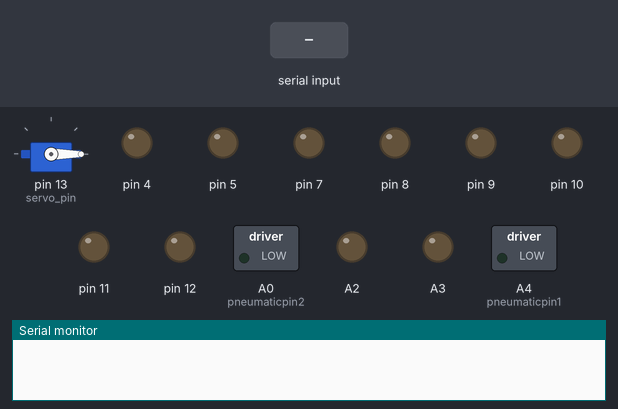
Bench run of a sketch on a simulated Arduino Uno, built with avr-gcc and run on an emulated ATmega328P. Parts: servo, switched loads named in the sketch (green lamp = pin HIGH), output pins drawn as LEDs (lit = HIGH), the last lines printed to the serial monitor. Inputs (shaded band) come from the test bench.

Above: at 1.2 s.
1.3 s: "h" received over Serial
At 3.2 s:
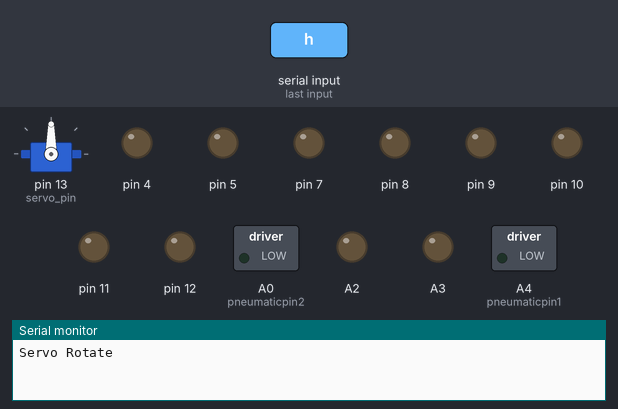
4.3 s: "r" received over Serial
At 7.2 s:
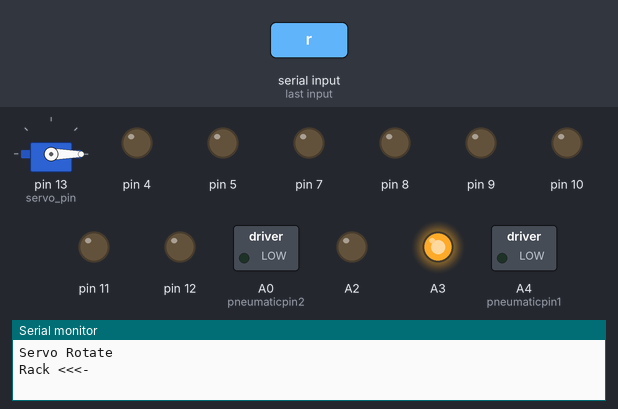
7.3 s: "w" received over Serial
At 9.5 s:
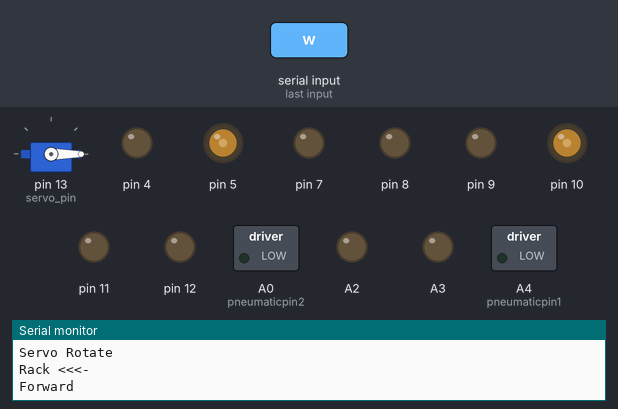
10.3 s: "s" received over Serial
At 12.2 s:
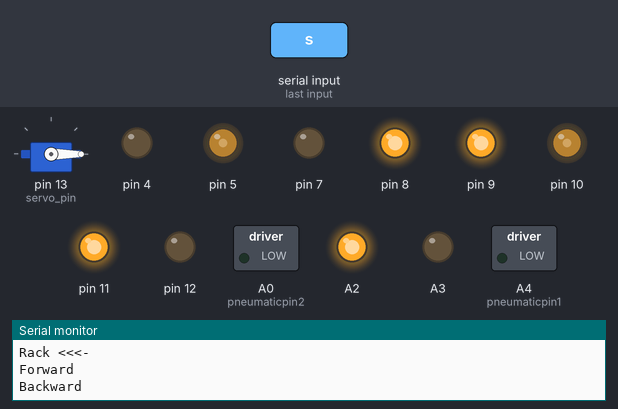
13.3 s: "a" received over Serial
At 14.7 s:
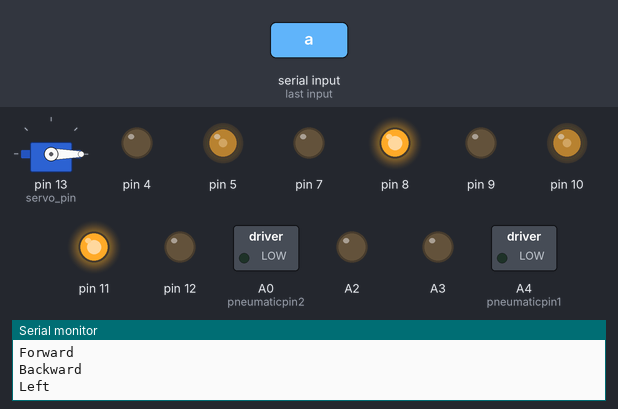
16.3 s: "d" received over Serial
At 17.0 s:
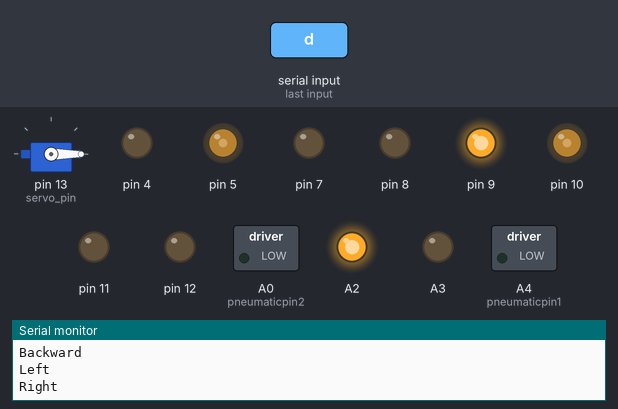
Timing chart, 0 to 19.8 s (numbered marks = the images above; inputs shaded):
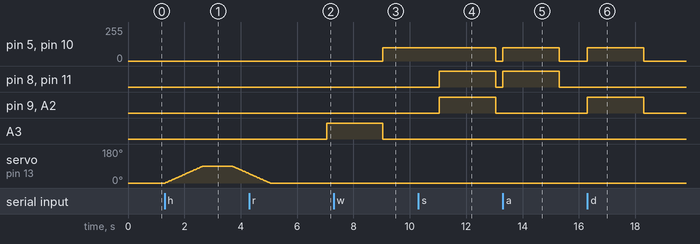

The sketch:

basegcb_test.ino
```cpp
#include<Servo.h>
//#include <SoftwareSerial.h>
Servo myservo;
int pwm1=4;                                                                          //PWM1 pin of cytron for the rack motor(Rack and Pinion
int dir1=A3;
int md1=A2;
int mp1=5;
int md2=8;
int mp2=7;
int md3=11;
int mp3=12;
int md4=9;
int mp4=10;
int servo_pin=13;
int servo_state=0;
int pos=0;
byte extenderstate=0;
int pneumaticpin1=A4;
int pneumaticpin2=A0;
void setup()
{
  // This baudrate must same with the jumper setting at PS2 shield
  Serial.begin(9600);
  myservo.attach(servo_pin);
  myservo.write(0);

  pinMode(pneumaticpin1,OUTPUT);
  pinMode(pneumaticpin2,OUTPUT);
  digitalWrite(pneumaticpin1,LOW);
  digitalWrite(pneumaticpin2,LOW);
//  pinMode(LEDPIN, OUTPUT);
//  digitalWrite(LEDPIN, LOW);
}
///////////////////////////////////////////////////////////////////////////////////////////////////////////////////////////////////////////////////////////
void loop()
{
  char input = 0;
  if(Serial.available())
  {
    input = Serial.read();
  }
  switch (input)
  {
    case 'f':
    Serial.println("Rack  ->>>");
      forward(dir1,pwm1);
      delay(2000);
      halt(dir1,pwm1);
      break;
    case 'r':
    Serial.println("Rack <<<-");
      backward(dir1,pwm1);
      delay(2000);
      halt(dir1,pwm1);
      break;
    case 'w':
    Serial.println("Forward");
      front();
      delay(2000);
      stopbase();
      break;
    case 's':
    Serial.println("Backward");
      back();
      delay(2000);
      stopbase();
      break;
    case 'a':
    Serial.println("Left");
      left();
      delay(2000);
      stopbase();
      break;
    case 'd':
    Serial.println("Right");
      right();
      delay(2000);
      stopbase();
      break;
    case'h':
    Serial.println("Servo Rotate");
      servomove();
      delay(2000);

  }
  input= 0;
}
/////////////////////////////////////////////////////////////////////////////////////////////////////////////////////////////////////////////////////////////
void forward(int dir,int pwm)                                                                           //This Function will tell the rack to move forward
{                                                            //Used to store the current position where the assembly is currently
  digitalWrite(dir,LOW);
  analogWrite(pwm,100);
}
///////////////////////////////////////////////////////////////////////////////////////////////////////////////////////////////////////////////////////////////
void halt(int dir,int pwm)
{
  digitalWrite(dir,LOW);
  analogWrite(pwm,0);
}
//////////////////////////////////////////////////////////////////////////////////////////////////////////////////////////////////////////////////////////////
void backward(int dir,int pwm)                                                                         //This function will tell the rack to move backward
{
  analogWrite(dir,255);
  analogWrite(pwm,100);
}
////////////////////////////////////////////////////////////////////////////////////////////////////////////////////////////////////////////////////////////////
void extend()
{
  digitalWrite(pneumaticpin1,LOW);
  digitalWrite(pneumaticpin2,HIGH);
  delay(1000);
  digitalWrite(pneumaticpin1,LOW);
  digitalWrite(pneumaticpin2,LOW);
  Serial.println("pneumaticpin2 High");
  extenderstate=1;
  Serial.flush();
}
////////////////////////////////////////////////////////////////////////////////////////////////////
void contract()
{
  digitalWrite(pneumaticpin1,HIGH);
  digitalWrite(pneumaticpin2,LOW);
  delay(1000);
  digitalWrite(pneumaticpin1,LOW);
  digitalWrite(pneumaticpin2,LOW);
  Serial.println("pneumaticpin1 LOW");
  extenderstate=0;
  Serial.flush();
}
///////////////////////////////////////////////////////////////////////////////////////////////////
void servomove(){
    for (pos = 0; pos <= 90; pos += 1) { // goes from 0 degrees to 180 degrees
    // in steps of 1 degree
    myservo.write(pos);              // tell servo to go to position in variable 'pos'
    delay(15);                       // waits 15ms for the servo to reach the position
  }
  delay(1000);
  for (pos = 90; pos >=00; pos -= 1) { // goes from 180 degrees to 0 degrees
    myservo.write(pos);              // tell servo to go to position in variable 'pos'
    delay(15);
  }
}
/////////////////////////////////////////////////////////////////////////////////////////////////
void front(){
  forward(md1,mp1);
  forward(md2,mp2);
  forward(md3,mp3);
  forward(md4,mp4);
}
/////////////////////////////////////////////////////////////////////////////////////////////////
void back(){
  backward(md1,mp1);
  backward(md2,mp2);
  backward(md3,mp3);
  backward(md4,mp4);
}
/////////////////////////////////////////////////////////////////////////////////////////////////
void left(){
  forward(md1,mp1);
  backward(md2,mp2);
  forward(md4,mp4);
  backward(md3,mp3);
}
/////////////////////////////////////////////////////////////////////////////////////////////////
void right(){
  forward(md2,mp2);
  backward(md1,mp1);
  forward(md3,mp3);
  backward(md4,mp4);
}
////////////////////////////////////////////////////////////////////////////////////////////////////
void stopbase(){
  halt(md1,mp1);
  halt(md2,mp2);
  halt(md3,mp3);
  halt(md4,mp4);
}
```

Measured:
- after the input at 1.3 s, servo on pin 13 (servo_pin): rises from 0° to 90° in 1.4 s, then falls to 49° in 1.6 s
- after the input at 4.3 s, A3: LOW → HIGH after 2.7 s
- after the input at 7.3 s, pin 5, pin 10: 0/255 → 100/255 after 1.7 s
- after the input at 10.3 s, pin 5, pin 10: 100/255 → 0/255 after 2.7 s instead of 0.75 s; pin 8, pin 9, pin 11, A2: LOW → HIGH after 0.75 s, → LOW 2.0 s later
- after the input at 13.3 s, pin 5, pin 10: 0/255 → 100/255 at once, → 0/255 2.0 s later; pin 8, pin 11: LOW → HIGH at once, → LOW 2.0 s later
- after the input at 16.3 s, pin 5, pin 10: 0/255 → 100/255 at once, → 0/255 2.0 s later; pin 9, A2: LOW → HIGH at once, → LOW 2.0 s later
